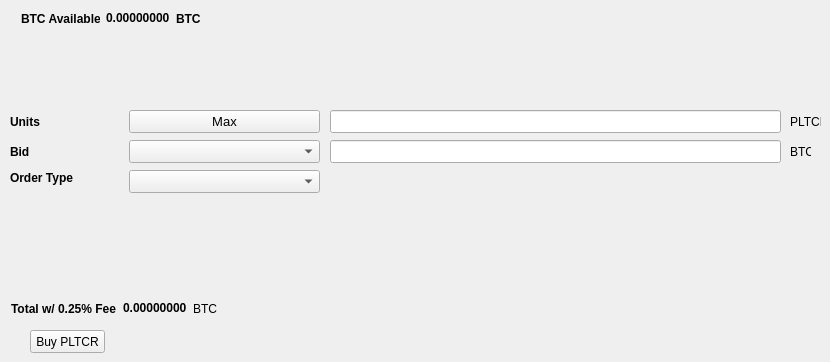
   <widget class="QWidget" name="BuyTab">
    <attribute name="title">
     <string>Buy</string>
    </attribute>
    <widget class="QPushButton" name="BuyPLTCR">
     <property name="geometry">
      <rect>
       <x>30</x>
       <y>330</y>
       <width>75</width>
       <height>23</height>
      </rect>
     </property>
     <property name="text">
      <string>Buy PLTCR</string>
     </property>
    </widget>
    <widget class="QLabel" name="label_3">
     <property name="geometry">
      <rect>
       <x>10</x>
       <y>110</y>
       <width>46</width>
       <height>23</height>
      </rect>
     </property>
     <property name="font">
      <font>
       <weight>75</weight>
       <bold>true</bold>
      </font>
     </property>
     <property name="text">
      <string>Units</string>
     </property>
    </widget>
    <widget class="QLineEdit" name="UnitsInput">
     <property name="geometry">
      <rect>
       <x>330</x>
       <y>110</y>
       <width>451</width>
       <height>23</height>
      </rect>
     </property>
     <property name="font">
      <font>
       <pointsize>9</pointsize>
       <weight>75</weight>
       <bold>true</bold>
      </font>
     </property>
    </widget>
    <widget class="QLineEdit" name="BuyBidPriceEdit">
     <property name="geometry">
      <rect>
       <x>330</x>
       <y>140</y>
       <width>451</width>
       <height>23</height>
      </rect>
     </property>
     <property name="font">
      <font>
       <pointsize>9</pointsize>
       <weight>75</weight>
       <bold>true</bold>
      </font>
     </property>
    </widget>
    <widget class="QLabel" name="label_4">
     <property name="geometry">
      <rect>
       <x>790</x>
       <y>110</y>
       <width>31</width>
       <height>23</height>
      </rect>
     </property>
     <property name="text">
      <string>PLTCR</string>
     </property>
    </widget>
    <widget class="QLabel" name="label_5">
     <property name="geometry">
      <rect>
       <x>790</x>
       <y>140</y>
       <width>21</width>
       <height>23</height>
      </rect>
     </property>
     <property name="text">
      <string>BTC</string>
     </property>
    </widget>
    <widget class="QLabel" name="label_6">
     <property name="geometry">
      <rect>
       <x>10</x>
       <y>140</y>
       <width>46</width>
       <height>23</height>
      </rect>
     </property>
     <property name="font">
      <font>
       <weight>75</weight>
       <bold>true</bold>
      </font>
     </property>
     <property name="text">
      <string>Bid</string>
     </property>
    </widget>
    <widget class="QLabel" name="label_7">
     <property name="geometry">
      <rect>
       <x>10</x>
       <y>170</y>
       <width>71</width>
       <height>16</height>
      </rect>
     </property>
     <property name="font">
      <font>
       <weight>75</weight>
       <bold>true</bold>
      </font>
     </property>
     <property name="text">
      <string>Order Type</string>
     </property>
    </widget>
    <widget class="QPushButton" name="Buy_Max_Amount">
     <property name="geometry">
      <rect>
       <x>129</x>
       <y>110</y>
       <width>191</width>
       <height>23</height>
      </rect>
     </property>
     <property name="font">
      <font>
       <pointsize>10</pointsize>
      </font>
     </property>
     <property name="text">
      <string>Max</string>
     </property>
    </widget>
    <widget class="QComboBox" name="BuyBidcomboBox">
     <property name="geometry">
      <rect>
       <x>129</x>
       <y>140</y>
       <width>191</width>
       <height>23</height>
      </rect>
     </property>
     <property name="font">
      <font>
       <pointsize>10</pointsize>
      </font>
     </property>
    </widget>
    <widget class="QComboBox" name="buyOrdertypeCombo">
     <property name="geometry">
      <rect>
       <x>129</x>
       <y>170</y>
       <width>191</width>
       <height>23</height>
      </rect>
     </property>
     <property name="font">
      <font>
       <pointsize>10</pointsize>
      </font>
     </property>
    </widget>
    <widget class="QWidget" name="layoutWidget">
     <property name="geometry">
      <rect>
       <x>21</x>
       <y>11</y>
       <width>180</width>
       <height>15</height>
      </rect>
     </property>
     <layout class="QHBoxLayout" name="horizontalLayout_3">
      <item>
       <widget class="QLabel" name="label232">
        <property name="font">
         <font>
          <weight>75</weight>
          <bold>true</bold>
         </font>
        </property>
        <property name="text">
         <string>BTC Available:</string>
        </property>
       </widget>
      </item>
      <item>
       <widget class="QLabel" name="BtcAvailableLbl">
        <property name="palette">
         <palette>
          <active>
           <colorrole role="WindowText">
            <brush brushstyle="SolidPattern">
             <color alpha="255">
              <red>0</red>
              <green>0</green>
              <blue>0</blue>
             </color>
            </brush>
           </colorrole>
           <colorrole role="Button">
            <brush brushstyle="SolidPattern">
             <color alpha="255">
              <red>0</red>
              <green>170</green>
              <blue>0</blue>
             </color>
            </brush>
           </colorrole>
           <colorrole role="Light">
            <brush brushstyle="SolidPattern">
             <color alpha="255">
              <red>0</red>
              <green>255</green>
              <blue>0</blue>
             </color>
            </brush>
           </colorrole>
           <colorrole role="Midlight">
            <brush brushstyle="SolidPattern">
             <color alpha="255">
              <red>0</red>
              <green>212</green>
              <blue>0</blue>
             </color>
            </brush>
           </colorrole>
           <colorrole role="Dark">
            <brush brushstyle="SolidPattern">
             <color alpha="255">
              <red>0</red>
              <green>85</green>
              <blue>0</blue>
             </color>
            </brush>
           </colorrole>
           <colorrole role="Mid">
            <brush brushstyle="SolidPattern">
             <color alpha="255">
              <red>0</red>
              <green>113</green>
              <blue>0</blue>
             </color>
            </brush>
           </colorrole>
           <colorrole role="Text">
            <brush brushstyle="SolidPattern">
             <color alpha="255">
              <red>0</red>
              <green>170</green>
              <blue>0</blue>
             </color>
            </brush>
           </colorrole>
           <colorrole role="BrightText">
            <brush brushstyle="SolidPattern">
             <color alpha="255">
              <red>255</red>
              <green>255</green>
              <blue>255</blue>
             </color>
            </brush>
           </colorrole>
           <colorrole role="ButtonText">
            <brush brushstyle="SolidPattern">
             <color alpha="255">
              <red>0</red>
              <green>0</green>
              <blue>0</blue>
             </color>
            </brush>
           </colorrole>
           <colorrole role="Base">
            <brush brushstyle="SolidPattern">
             <color alpha="255">
              <red>255</red>
              <green>255</green>
              <blue>255</blue>
             </color>
            </brush>
           </colorrole>
           <colorrole role="Window">
            <brush brushstyle="SolidPattern">
             <color alpha="255">
              <red>0</red>
              <green>170</green>
              <blue>0</blue>
             </color>
            </brush>
           </colorrole>
           <colorrole role="Shadow">
            <brush brushstyle="SolidPattern">
             <color alpha="255">
              <red>0</red>
              <green>0</green>
              <blue>0</blue>
             </color>
            </brush>
           </colorrole>
           <colorrole role="AlternateBase">
            <brush brushstyle="SolidPattern">
             <color alpha="255">
              <red>127</red>
              <green>212</green>
              <blue>127</blue>
             </color>
            </brush>
           </colorrole>
           <colorrole role="ToolTipBase">
            <brush brushstyle="SolidPattern">
             <color alpha="255">
              <red>255</red>
              <green>255</green>
              <blue>220</blue>
             </color>
            </brush>
           </colorrole>
           <colorrole role="ToolTipText">
            <brush brushstyle="SolidPattern">
             <color alpha="255">
              <red>0</red>
              <green>0</green>
              <blue>0</blue>
             </color>
            </brush>
           </colorrole>
          </active>
          <inactive>
           <colorrole role="WindowText">
            <brush brushstyle="SolidPattern">
             <color alpha="255">
              <red>0</red>
              <green>0</green>
              <blue>0</blue>
             </color>
            </brush>
           </colorrole>
           <colorrole role="Button">
            <brush brushstyle="SolidPattern">
             <color alpha="255">
              <red>0</red>
              <green>170</green>
              <blue>0</blue>
             </color>
            </brush>
           </colorrole>
           <colorrole role="Light">
            <brush brushstyle="SolidPattern">
             <color alpha="255">
              <red>0</red>
              <green>255</green>
              <blue>0</blue>
             </color>
            </brush>
           </colorrole>
           <colorrole role="Midlight">
            <brush brushstyle="SolidPattern">
             <color alpha="255">
              <red>0</red>
              <green>212</green>
              <blue>0</blue>
             </color>
            </brush>
           </colorrole>
           <colorrole role="Dark">
            <brush brushstyle="SolidPattern">
             <color alpha="255">
              <red>0</red>
              <green>85</green>
              <blue>0</blue>
             </color>
            </brush>
           </colorrole>
           <colorrole role="Mid">
            <brush brushstyle="SolidPattern">
             <color alpha="255">
              <red>0</red>
              <green>113</green>
              <blue>0</blue>
             </color>
            </brush>
           </colorrole>
           <colorrole role="Text">
            <brush brushstyle="SolidPattern">
             <color alpha="255">
              <red>0</red>
              <green>170</green>
              <blue>0</blue>
             </color>
            </brush>
           </colorrole>
           <colorrole role="BrightText">
            <brush brushstyle="SolidPattern">
             <color alpha="255">
              <red>255</red>
              <green>255</green>
              <blue>255</blue>
             </color>
            </brush>
           </colorrole>
           <colorrole role="ButtonText">
            <brush brushstyle="SolidPattern">
             <color alpha="255">
              <red>0</red>
              <green>0</green>
              <blue>0</blue>
             </color>
            </brush>
           </colorrole>
           <colorrole role="Base">
            <brush brushstyle="SolidPattern">
             <color alpha="255">
              <red>255</red>
              <green>255</green>
              <blue>255</blue>
             </color>
            </brush>
           </colorrole>
           <colorrole role="Window">
            <brush brushstyle="SolidPattern">
             <color alpha="255">
              <red>0</red>
              <green>170</green>
              <blue>0</blue>
             </color>
            </brush>
           </colorrole>
           <colorrole role="Shadow">
            <brush brushstyle="SolidPattern">
             <color alpha="255">
              <red>0</red>
              <green>0</green>
              <blue>0</blue>
             </color>
            </brush>
           </colorrole>
           <colorrole role="AlternateBase">
            <brush brushstyle="SolidPattern">
             <color alpha="255">
              <red>127</red>
              <green>212</green>
              <blue>127</blue>
             </color>
            </brush>
           </colorrole>
           <colorrole role="ToolTipBase">
            <brush brushstyle="SolidPattern">
             <color alpha="255">
              <red>255</red>
              <green>255</green>
              <blue>220</blue>
             </color>
            </brush>
           </colorrole>
           <colorrole role="ToolTipText">
            <brush brushstyle="SolidPattern">
             <color alpha="255">
              <red>0</red>
              <green>0</green>
              <blue>0</blue>
             </color>
            </brush>
           </colorrole>
          </inactive>
          <disabled>
           <colorrole role="WindowText">
            <brush brushstyle="SolidPattern">
             <color alpha="255">
              <red>0</red>
              <green>85</green>
              <blue>0</blue>
             </color>
            </brush>
           </colorrole>
           <colorrole role="Button">
            <brush brushstyle="SolidPattern">
             <color alpha="255">
              <red>0</red>
              <green>170</green>
              <blue>0</blue>
             </color>
            </brush>
           </colorrole>
           <colorrole role="Light">
            <brush brushstyle="SolidPattern">
             <color alpha="255">
              <red>0</red>
              <green>255</green>
              <blue>0</blue>
             </color>
            </brush>
           </colorrole>
           <colorrole role="Midlight">
            <brush brushstyle="SolidPattern">
             <color alpha="255">
              <red>0</red>
              <green>212</green>
              <blue>0</blue>
             </color>
            </brush>
           </colorrole>
           <colorrole role="Dark">
            <brush brushstyle="SolidPattern">
             <color alpha="255">
              <red>0</red>
              <green>85</green>
              <blue>0</blue>
             </color>
            </brush>
           </colorrole>
           <colorrole role="Mid">
            <brush brushstyle="SolidPattern">
             <color alpha="255">
              <red>0</red>
              <green>113</green>
              <blue>0</blue>
             </color>
            </brush>
           </colorrole>
           <colorrole role="Text">
            <brush brushstyle="SolidPattern">
             <color alpha="255">
              <red>0</red>
              <green>85</green>
              <blue>0</blue>
             </color>
            </brush>
           </colorrole>
           <colorrole role="BrightText">
            <brush brushstyle="SolidPattern">
             <color alpha="255">
              <red>255</red>
              <green>255</green>
              <blue>255</blue>
             </color>
            </brush>
           </colorrole>
           <colorrole role="ButtonText">
            <brush brushstyle="SolidPattern">
             <color alpha="255">
              <red>0</red>
              <green>85</green>
              <blue>0</blue>
             </color>
            </brush>
           </colorrole>
           <colorrole role="Base">
            <brush brushstyle="SolidPattern">
             <color alpha="255">
              <red>0</red>
              <green>170</green>
              <blue>0</blue>
             </color>
            </brush>
           </colorrole>
           <colorrole role="Window">
            <brush brushstyle="SolidPattern">
             <color alpha="255">
              <red>0</red>
              <green>170</green>
              <blue>0</blue>
             </color>
            </brush>
           </colorrole>
           <colorrole role="Shadow">
            <brush brushstyle="SolidPattern">
             <color alpha="255">
              <red>0</red>
              <green>0</green>
              <blue>0</blue>
             </color>
            </brush>
           </colorrole>
           <colorrole role="AlternateBase">
            <brush brushstyle="SolidPattern">
             <color alpha="255">
              <red>0</red>
              <green>170</green>
              <blue>0</blue>
             </color>
            </brush>
           </colorrole>
           <colorrole role="ToolTipBase">
            <brush brushstyle="SolidPattern">
             <color alpha="255">
              <red>255</red>
              <green>255</green>
              <blue>220</blue>
             </color>
            </brush>
           </colorrole>
           <colorrole role="ToolTipText">
            <brush brushstyle="SolidPattern">
             <color alpha="255">
              <red>0</red>
              <green>0</green>
              <blue>0</blue>
             </color>
            </brush>
           </colorrole>
          </disabled>
         </palette>
        </property>
        <property name="font">
         <font>
          <weight>75</weight>
          <bold>true</bold>
         </font>
        </property>
        <property name="text">
         <string>0.00000000</string>
        </property>
        <property name="textInteractionFlags">
         <set>Qt::LinksAccessibleByMouse|Qt::TextSelectableByKeyboard|Qt::TextSelectableByMouse</set>
        </property>
       </widget>
      </item>
      <item>
       <widget class="QLabel" name="BtcAvailableLbl_2">
        <property name="font">
         <font>
          <weight>75</weight>
          <bold>true</bold>
         </font>
        </property>
        <property name="text">
         <string>BTC</string>
        </property>
       </widget>
      </item>
     </layout>
    </widget>
    <widget class="QWidget" name="layoutWidget">
     <property name="geometry">
      <rect>
       <x>11</x>
       <y>301</y>
       <width>209</width>
       <height>15</height>
      </rect>
     </property>
     <layout class="QHBoxLayout" name="horizontalLayout_4">
      <item>
       <widget class="QLabel" name="label_9">
        <property name="font">
         <font>
          <weight>75</weight>
          <bold>true</bold>
         </font>
        </property>
        <property name="text">
         <string>Total w/ 0.25% Fee</string>
        </property>
       </widget>
      </item>
      <item>
       <widget class="QLabel" name="BuyCostLabel">
        <property name="palette">
         <palette>
          <active>
           <colorrole role="WindowText">
            <brush brushstyle="SolidPattern">
             <color alpha="255">
              <red>0</red>
              <green>0</green>
              <blue>0</blue>
             </color>
            </brush>
           </colorrole>
           <colorrole role="Button">
            <brush brushstyle="SolidPattern">
             <color alpha="255">
              <red>0</red>
              <green>170</green>
              <blue>0</blue>
             </color>
            </brush>
           </colorrole>
           <colorrole role="Light">
            <brush brushstyle="SolidPattern">
             <color alpha="255">
              <red>0</red>
              <green>255</green>
              <blue>0</blue>
             </color>
            </brush>
           </colorrole>
           <colorrole role="Midlight">
            <brush brushstyle="SolidPattern">
             <color alpha="255">
              <red>0</red>
              <green>212</green>
              <blue>0</blue>
             </color>
            </brush>
           </colorrole>
           <colorrole role="Dark">
            <brush brushstyle="SolidPattern">
             <color alpha="255">
              <red>0</red>
              <green>85</green>
              <blue>0</blue>
             </color>
            </brush>
           </colorrole>
           <colorrole role="Mid">
            <brush brushstyle="SolidPattern">
             <color alpha="255">
              <red>0</red>
              <green>113</green>
              <blue>0</blue>
             </color>
            </brush>
           </colorrole>
           <colorrole role="Text">
            <brush brushstyle="SolidPattern">
             <color alpha="255">
              <red>0</red>
              <green>170</green>
              <blue>0</blue>
             </color>
            </brush>
           </colorrole>
           <colorrole role="BrightText">
            <brush brushstyle="SolidPattern">
             <color alpha="255">
              <red>255</red>
              <green>255</green>
              <blue>255</blue>
             </color>
            </brush>
           </colorrole>
           <colorrole role="ButtonText">
            <brush brushstyle="SolidPattern">
             <color alpha="255">
              <red>0</red>
              <green>0</green>
              <blue>0</blue>
             </color>
            </brush>
           </colorrole>
           <colorrole role="Base">
            <brush brushstyle="SolidPattern">
             <color alpha="255">
              <red>255</red>
              <green>255</green>
              <blue>255</blue>
             </color>
            </brush>
           </colorrole>
           <colorrole role="Window">
            <brush brushstyle="SolidPattern">
             <color alpha="255">
              <red>0</red>
              <green>170</green>
              <blue>0</blue>
             </color>
            </brush>
           </colorrole>
           <colorrole role="Shadow">
            <brush brushstyle="SolidPattern">
             <color alpha="255">
              <red>0</red>
              <green>0</green>
              <blue>0</blue>
             </color>
            </brush>
           </colorrole>
           <colorrole role="AlternateBase">
            <brush brushstyle="SolidPattern">
             <color alpha="255">
              <red>127</red>
              <green>212</green>
              <blue>127</blue>
             </color>
            </brush>
           </colorrole>
           <colorrole role="ToolTipBase">
            <brush brushstyle="SolidPattern">
             <color alpha="255">
              <red>255</red>
              <green>255</green>
              <blue>220</blue>
             </color>
            </brush>
           </colorrole>
           <colorrole role="ToolTipText">
            <brush brushstyle="SolidPattern">
             <color alpha="255">
              <red>0</red>
              <green>0</green>
              <blue>0</blue>
             </color>
            </brush>
           </colorrole>
          </active>
          <inactive>
           <colorrole role="WindowText">
            <brush brushstyle="SolidPattern">
             <color alpha="255">
              <red>0</red>
              <green>0</green>
              <blue>0</blue>
             </color>
            </brush>
           </colorrole>
           <colorrole role="Button">
            <brush brushstyle="SolidPattern">
             <color alpha="255">
              <red>0</red>
              <green>170</green>
              <blue>0</blue>
             </color>
            </brush>
           </colorrole>
           <colorrole role="Light">
            <brush brushstyle="SolidPattern">
             <color alpha="255">
              <red>0</red>
              <green>255</green>
              <blue>0</blue>
             </color>
            </brush>
           </colorrole>
           <colorrole role="Midlight">
            <brush brushstyle="SolidPattern">
             <color alpha="255">
              <red>0</red>
              <green>212</green>
              <blue>0</blue>
             </color>
            </brush>
           </colorrole>
           <colorrole role="Dark">
            <brush brushstyle="SolidPattern">
             <color alpha="255">
              <red>0</red>
              <green>85</green>
              <blue>0</blue>
             </color>
            </brush>
           </colorrole>
           <colorrole role="Mid">
            <brush brushstyle="SolidPattern">
             <color alpha="255">
              <red>0</red>
              <green>113</green>
              <blue>0</blue>
             </color>
            </brush>
           </colorrole>
           <colorrole role="Text">
            <brush brushstyle="SolidPattern">
             <color alpha="255">
              <red>0</red>
              <green>170</green>
              <blue>0</blue>
             </color>
            </brush>
           </colorrole>
           <colorrole role="BrightText">
            <brush brushstyle="SolidPattern">
             <color alpha="255">
              <red>255</red>
              <green>255</green>
              <blue>255</blue>
             </color>
            </brush>
           </colorrole>
           <colorrole role="ButtonText">
            <brush brushstyle="SolidPattern">
             <color alpha="255">
              <red>0</red>
              <green>0</green>
              <blue>0</blue>
             </color>
            </brush>
           </colorrole>
           <colorrole role="Base">
            <brush brushstyle="SolidPattern">
             <color alpha="255">
              <red>255</red>
              <green>255</green>
              <blue>255</blue>
             </color>
            </brush>
           </colorrole>
           <colorrole role="Window">
            <brush brushstyle="SolidPattern">
             <color alpha="255">
              <red>0</red>
              <green>170</green>
              <blue>0</blue>
             </color>
            </brush>
           </colorrole>
           <colorrole role="Shadow">
            <brush brushstyle="SolidPattern">
             <color alpha="255">
              <red>0</red>
              <green>0</green>
              <blue>0</blue>
             </color>
            </brush>
           </colorrole>
           <colorrole role="AlternateBase">
            <brush brushstyle="SolidPattern">
             <color alpha="255">
              <red>127</red>
              <green>212</green>
              <blue>127</blue>
             </color>
            </brush>
           </colorrole>
           <colorrole role="ToolTipBase">
            <brush brushstyle="SolidPattern">
             <color alpha="255">
              <red>255</red>
              <green>255</green>
              <blue>220</blue>
             </color>
            </brush>
           </colorrole>
           <colorrole role="ToolTipText">
            <brush brushstyle="SolidPattern">
             <color alpha="255">
              <red>0</red>
              <green>0</green>
              <blue>0</blue>
             </color>
            </brush>
           </colorrole>
          </inactive>
          <disabled>
           <colorrole role="WindowText">
            <brush brushstyle="SolidPattern">
             <color alpha="255">
              <red>0</red>
              <green>85</green>
              <blue>0</blue>
             </color>
            </brush>
           </colorrole>
           <colorrole role="Button">
            <brush brushstyle="SolidPattern">
             <color alpha="255">
              <red>0</red>
              <green>170</green>
              <blue>0</blue>
             </color>
            </brush>
           </colorrole>
           <colorrole role="Light">
            <brush brushstyle="SolidPattern">
             <color alpha="255">
              <red>0</red>
              <green>255</green>
              <blue>0</blue>
             </color>
            </brush>
           </colorrole>
           <colorrole role="Midlight">
            <brush brushstyle="SolidPattern">
             <color alpha="255">
              <red>0</red>
              <green>212</green>
              <blue>0</blue>
             </color>
            </brush>
           </colorrole>
           <colorrole role="Dark">
            <brush brushstyle="SolidPattern">
             <color alpha="255">
              <red>0</red>
              <green>85</green>
              <blue>0</blue>
             </color>
            </brush>
           </colorrole>
           <colorrole role="Mid">
            <brush brushstyle="SolidPattern">
             <color alpha="255">
              <red>0</red>
              <green>113</green>
              <blue>0</blue>
             </color>
            </brush>
           </colorrole>
           <colorrole role="Text">
            <brush brushstyle="SolidPattern">
             <color alpha="255">
              <red>0</red>
              <green>85</green>
              <blue>0</blue>
             </color>
            </brush>
           </colorrole>
           <colorrole role="BrightText">
            <brush brushstyle="SolidPattern">
             <color alpha="255">
              <red>255</red>
              <green>255</green>
              <blue>255</blue>
             </color>
            </brush>
           </colorrole>
           <colorrole role="ButtonText">
            <brush brushstyle="SolidPattern">
             <color alpha="255">
              <red>0</red>
              <green>85</green>
              <blue>0</blue>
             </color>
            </brush>
           </colorrole>
           <colorrole role="Base">
            <brush brushstyle="SolidPattern">
             <color alpha="255">
              <red>0</red>
              <green>170</green>
              <blue>0</blue>
             </color>
            </brush>
           </colorrole>
           <colorrole role="Window">
            <brush brushstyle="SolidPattern">
             <color alpha="255">
              <red>0</red>
              <green>170</green>
              <blue>0</blue>
             </color>
            </brush>
           </colorrole>
           <colorrole role="Shadow">
            <brush brushstyle="SolidPattern">
             <color alpha="255">
              <red>0</red>
              <green>0</green>
              <blue>0</blue>
             </color>
            </brush>
           </colorrole>
           <colorrole role="AlternateBase">
            <brush brushstyle="SolidPattern">
             <color alpha="255">
              <red>0</red>
              <green>170</green>
              <blue>0</blue>
             </color>
            </brush>
           </colorrole>
           <colorrole role="ToolTipBase">
            <brush brushstyle="SolidPattern">
             <color alpha="255">
              <red>255</red>
              <green>255</green>
              <blue>220</blue>
             </color>
            </brush>
           </colorrole>
           <colorrole role="ToolTipText">
            <brush brushstyle="SolidPattern">
             <color alpha="255">
              <red>0</red>
              <green>0</green>
              <blue>0</blue>
             </color>
            </brush>
           </colorrole>
          </disabled>
         </palette>
        </property>
        <property name="font">
         <font>
          <weight>75</weight>
          <bold>true</bold>
         </font>
        </property>
        <property name="autoFillBackground">
         <bool>false</bool>
        </property>
        <property name="text">
         <string>0.00000000</string>
        </property>
        <property name="textInteractionFlags">
         <set>Qt::LinksAccessibleByMouse|Qt::TextSelectableByMouse</set>
        </property>
       </widget>
      </item>
      <item>
       <widget class="QLabel" name="label_10">
        <property name="font">
         <font>
          <weight>50</weight>
          <bold>false</bold>
         </font>
        </property>
        <property name="text">
         <string>BTC</string>
        </property>
       </widget>
      </item>
     </layout>
    </widget>
   </widget>
